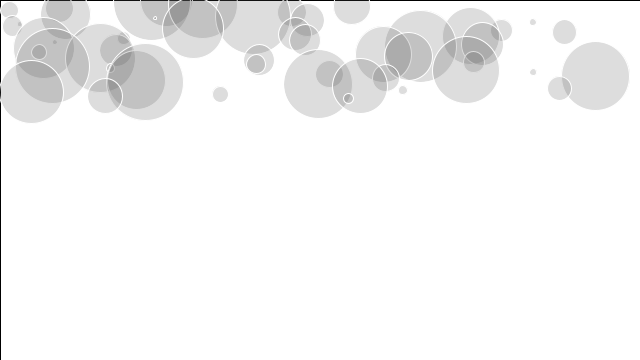
Frame 1 (no input)
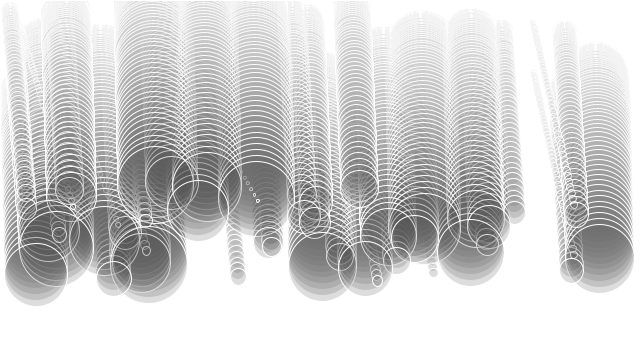
Frame 60 (the mouse pressed at the canvas centre just before this capture)
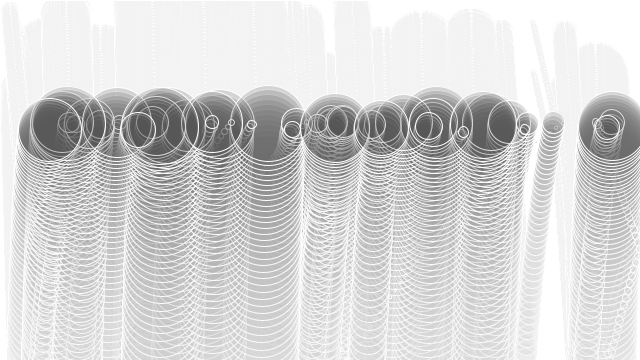
Frame 120 (the mouse held since frame 60 and released just before this capture)

The Processing sketch that drew these frames (run headless with seeded random() and noise(); from frame 60 on, the mouse is pressed at the canvas centre):

// Processing sketch: processing_157046
// ── processing_157046.pde

Mover[] mover = new Mover[50];
  
void setup() {
  size(640,360);
  for(int cnt = 0; cnt < mover.length; cnt++){
      mover[cnt] = new Mover(random(0.1,5),random(width),cnt*2);
  }
  smooth();
  background(255);  
}
  
void draw() {
  fill(255,10);   
  rect(0,0,width,height);   
  PVector wind = new PVector(0.01,0);
   
  for(int cnt = 0; cnt < mover.length; cnt++){
    float m = mover[cnt].mass;
    PVector gravity = new PVector(0,0.1*m);
    mover[cnt].applyForce(wind);
    mover[cnt].applyForce(gravity);
    mover[cnt].update();
    mover[cnt].checkEdges();
    mover[cnt].display();
  }
}
 
class Mover {
 
  PVector location;
  PVector velocity;
  PVector acceleration;
  float mass;
 
  Mover(float m, float x, float y) {
    mass = m;
    location = new PVector(x,y);
    velocity = new PVector(0,0);
    acceleration = new PVector(0,0);
  }
  void applyForce(PVector force) {
    PVector f = PVector.div(force,mass);
    acceleration.add(f);
  }
  void update() {
    velocity.add(acceleration);
    location.add(velocity);
    acceleration.mult(0);
  }
  void display() {
    stroke(255);
    fill(80,50);
    ellipse(location.x,location.y,mass*16,mass*16);
  }
  void checkEdges() {
    if (location.x > width) {
      location.x = width;
      velocity.x *= -1;
    } else if (location.x < 0) {
      velocity.x *= -1;
      location.x = 0;
    }
 
    if (location.y > height) {
      velocity.y *= -1;
      location.y = height;
    }
  }
}
